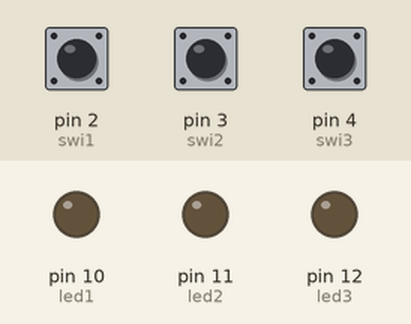
The sketch below on a simulated Arduino Uno, built with avr-gcc and run on an emulated ATmega328P. On the bench: output pins drawn as LEDs (lit = HIGH). Inputs (shaded band) come from the test bench; at power-on: pin 2 (swi1) LOW, pin 3 (swi2) LOW, pin 4 (swi3) LOW.

Above: at 1.2 s.
1.3 s: pin 2 (swi1) pulled HIGH for 0.15 s
At 1.37 s:
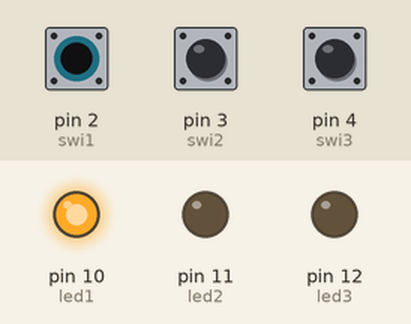
2.9 s: pin 3 (swi2) pulled HIGH for 0.15 s
At 2.97 s:
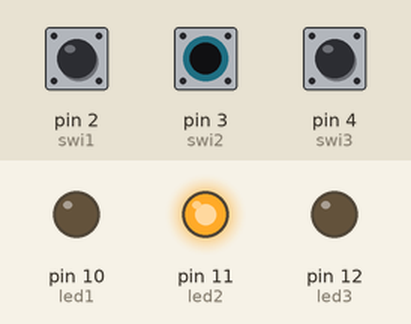
4.5 s: pin 4 (swi3) pulled HIGH for 0.15 s
At 4.57 s:
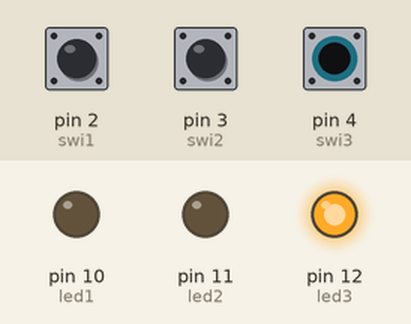
6.1 s: pin 4 (swi3) pulled HIGH for 3.2 s
At 9.9 s:
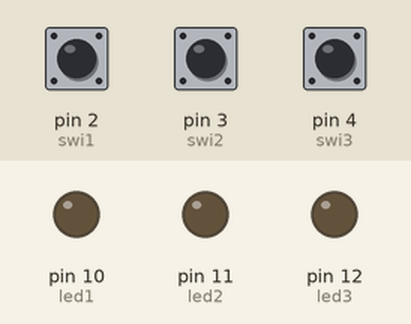
10.8 s: pin 2 (swi1) pulled HIGH for 3.2 s
At 12.2 s:
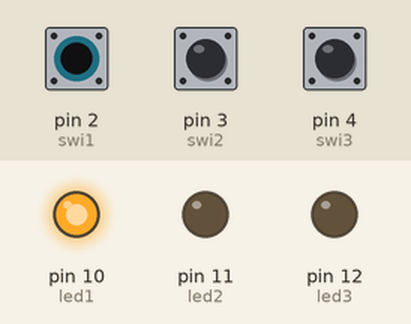
15.5 s: pin 2 (swi1) driven HIGH and pin 3 (swi2) driven HIGH
At 15.8 s:
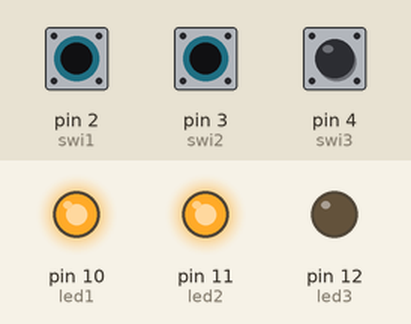
Timing chart, 0 to 18.0 s (numbered marks = the images above; inputs shaded):
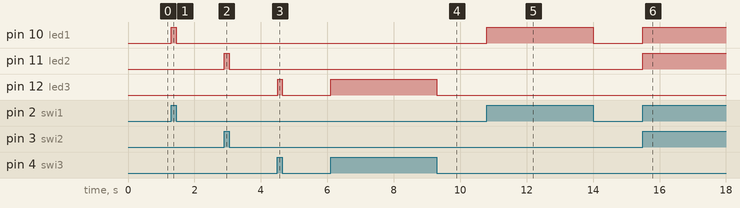

The sketch:

Day4.ino
```cpp
int led1 = 10;
int led2 = 11;
int led3 = 12;
int swi1 = 2;
int swi2 = 3;
int swi3 = 4;

void setup() {
  // put your setup code here, to run once:
  pinMode(led1, OUTPUT);
  pinMode(led2, OUTPUT);
  pinMode(led3, OUTPUT);
  pinMode(swi1, INPUT);
  pinMode(swi2, INPUT);
  pinMode(swi3, INPUT);
}

void loop() {
  // put your main code here, to run repeatedly:
  if (digitalRead(swi1) == HIGH) {
    digitalWrite(led1, HIGH);
  } else {
    digitalWrite(led1, LOW);
  }
  if (digitalRead(swi2) == HIGH) {
    digitalWrite(led2, HIGH);
  } else {
    digitalWrite(led2, LOW);
  }
  if (digitalRead(swi3) == HIGH) {
    digitalWrite(led3, HIGH);
  } else {
    digitalWrite(led3, LOW);
  }

}
```

Measured:
- after the input at 1.3 s, pin 10 (led1): LOW → HIGH at once, → LOW 0.15 s later
- after the input at 2.9 s, pin 11 (led2): LOW → HIGH at once, → LOW 0.15 s later
- after the input at 4.5 s, pin 12 (led3): LOW → HIGH at once, → LOW 0.15 s later
- after the input at 6.1 s, pin 12 (led3): LOW → HIGH at once, → LOW 3.2 s later
- after the input at 10.8 s, pin 10 (led1): LOW → HIGH at once, → LOW 3.2 s later
- after the input at 15.5 s, pin 10 (led1), pin 11 (led2): LOW → HIGH at once
